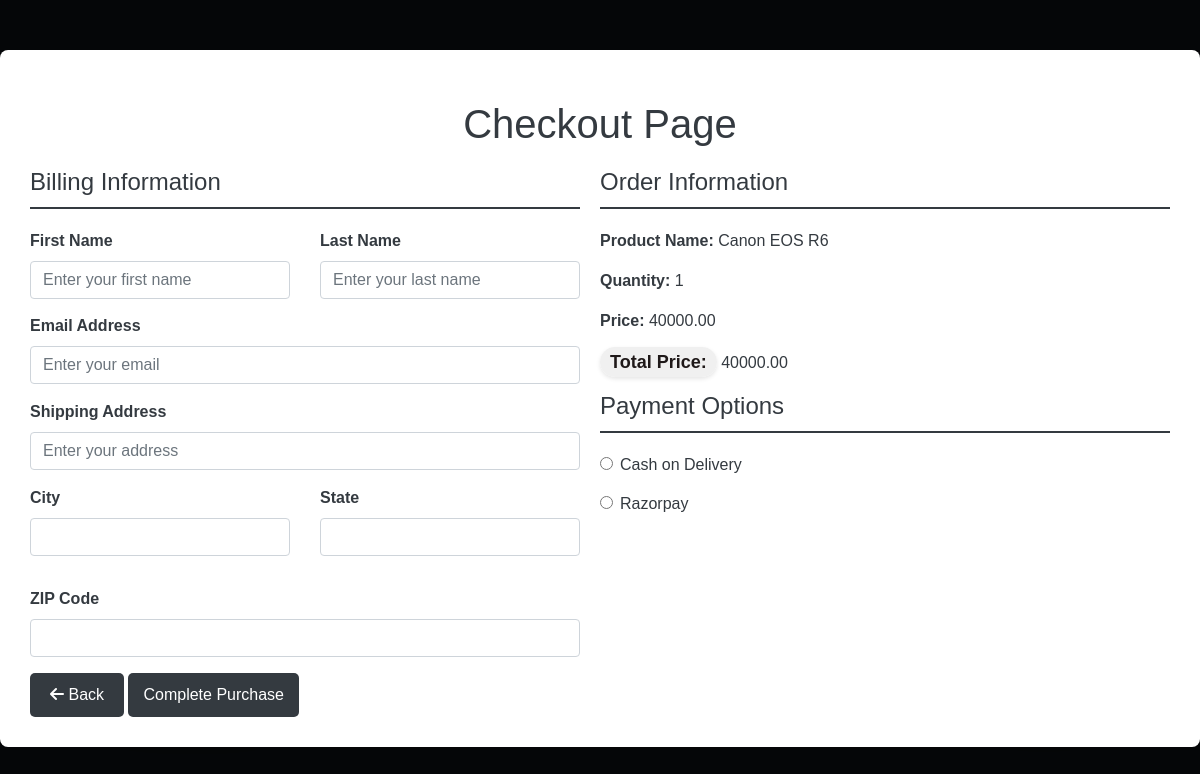
The page /checkout/checkout/ (signed in) on the database as committed earlier.
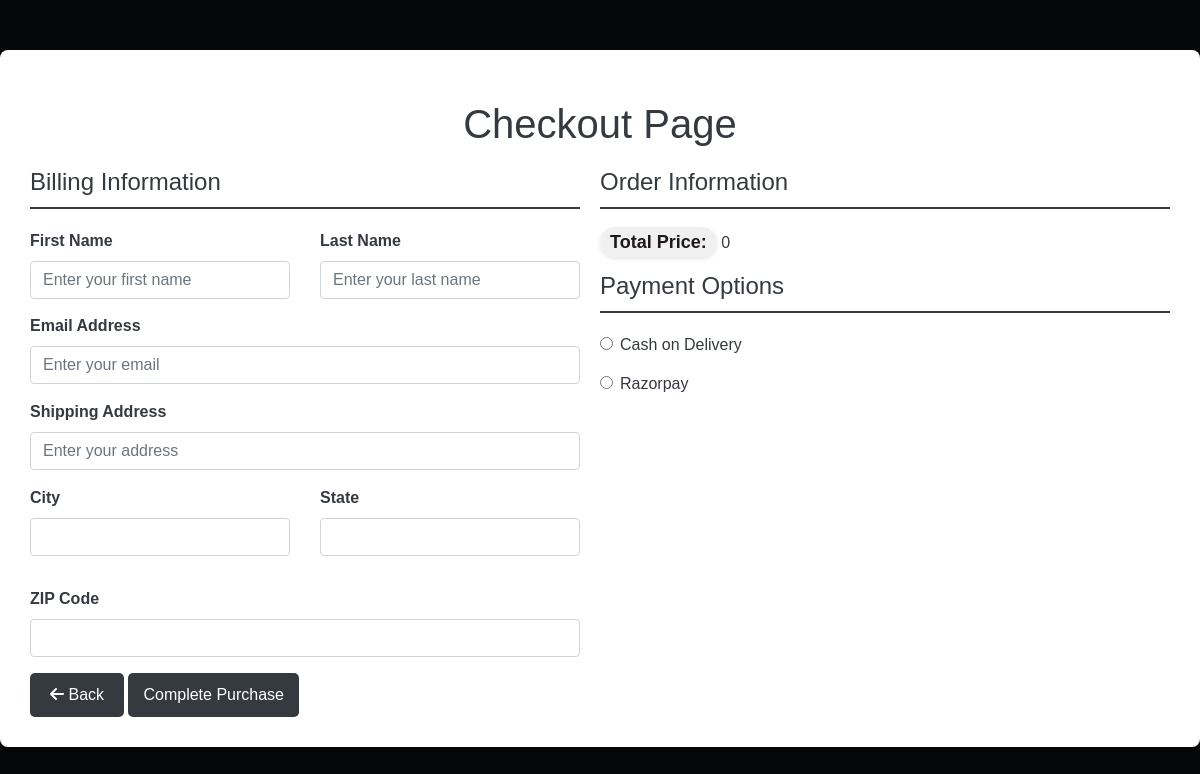
The same page on the database as committed later.
### products/models.py (models this page shows, shortened)
class CartModel(models.Model):
    user = models.ForeignKey(User, on_delete=models.CASCADE)
    product = models.ForeignKey(ProductModel, on_delete=models.CASCADE)
    quantity = models.PositiveIntegerField(default=1)
    def total_price(self):
        return self.quantity * self.product.price

class ProductModel(models.Model):
    name = models.CharField(max_length=200)
    price = models.DecimalField(max_digits=10, decimal_places=2)
    desc = models.TextField()
    image = models.ImageField(upload_to='images/', null=True, blank=True)

### checkout/views.py (the view, shortened to what this page needs)
# urls.py: path('checkout/', views.checkout, name='checkout'),
@csrf_exempt
@login_required(login_url='/')
def checkout(request):
    cart_items = CartModel.objects.filter(user=request.user)
    total_price = sum(item.total_price() for item in cart_items)
    return render(request, 'checkout.html',{'cart_items':cart_items,'total_price':total_price})

### templates/checkout.html (shortened to what the changed rows need)
<!DOCTYPE html>
<html lang="en">
<head>
    <link rel="stylesheet" href="https://stackpath.bootstrapcdn.com/bootstrap/4.5.2/css/bootstrap.min.css">
    <link rel="stylesheet" href="https://cdnjs.cloudflare.com/ajax/libs/font-awesome/6.0.0-beta3/css/all.min.css">
</head>
<body>
    <div class="checkout-container">
        <div class="checkout-header">
            <h1>Checkout Page</h1>
        </div>
        <form id="checkout-form" method="post">
            <div class="layout">
                <div class="info-section">
                    <h3 class="section-title">Order Information</h3>
                    {% for item in cart_items %}
                    <p><strong>Product Name:</strong> {{ item.product.name }}</p>
                    <p><strong>Quantity:</strong> {{ item.quantity }}</p>
                    <p><strong>Price:</strong> {{ item.total_price }}</p>
                     {% endfor %}
                     <p class="total-price">
                        <strong>Total Price:</strong> {{ total_price }}
                    </p>
                    <h3 class="section-title">Payment Options</h3>
                    <div class="form-check payment-option">
                    <input class="form-check-input" type="radio" name="payment-method" value="cash-on-delivery" id="cash-on-delivery">
                    <label class="form-check-label" for="cash-on-delivery">Cash on Delivery</label>
                    </div>
                    <div class="form-check payment-option">
                    <input class="form-check-input" type="radio" name="payment-method" value="razorpay" id="razorpay">
                    <label class="form-check-label" for="razorpay">Razorpay</label>
                    </div>
                </div>
            </div>
        </form>
    </div>
</body>
</html>

Rows that differ between the two databases and show on the page:
removed CartModel: product.name "Canon EOS R6", quantity "1", total_price "40000.00"
Other text that changed with them:
{{ total_price }}: "40000.00" → "0"
